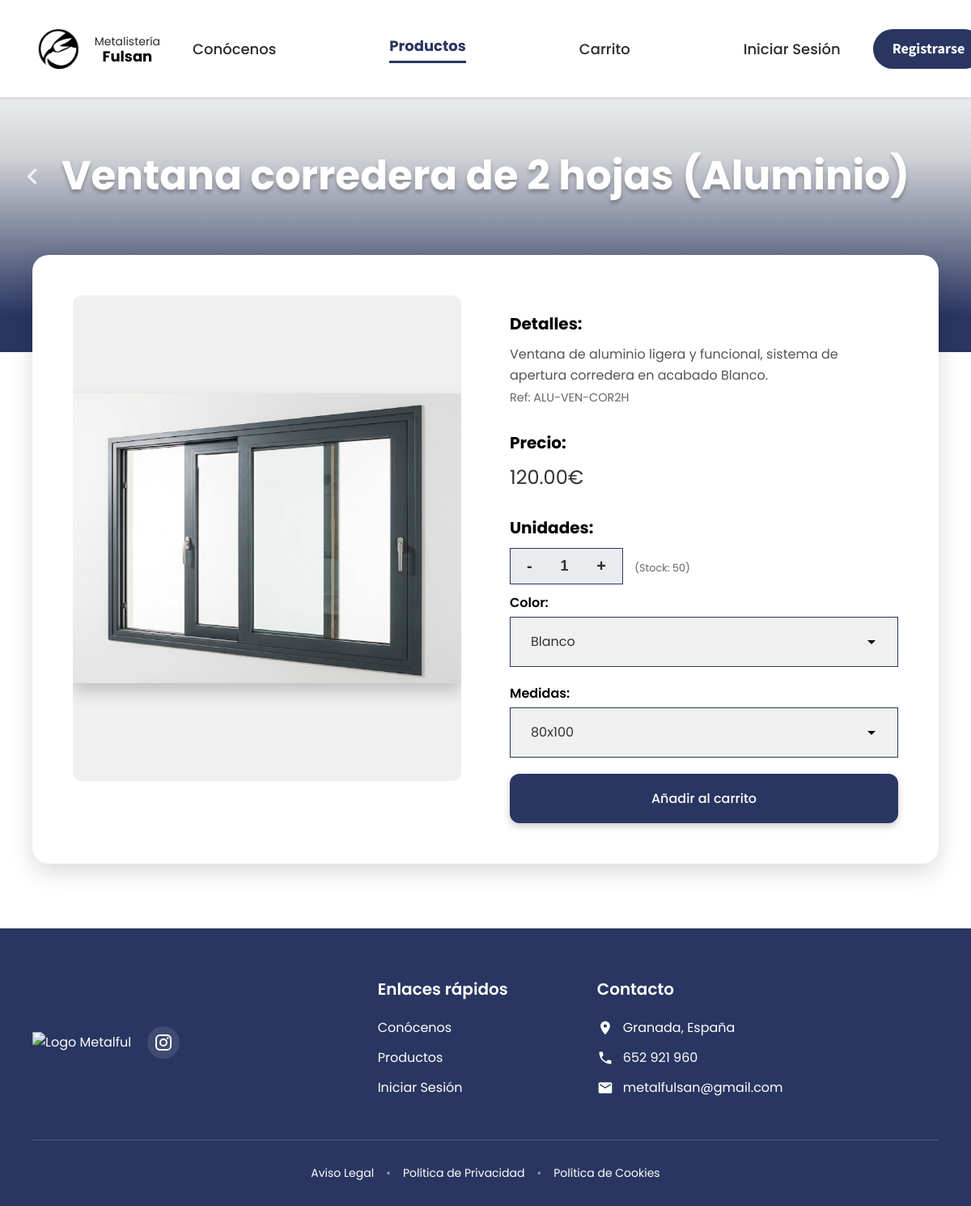
The app's page /Cliente/infoProducto.php?id=1 with its own data.
### tables this page shows
CREATE TABLE IF NOT EXISTS productos (
  id INT AUTO_INCREMENT PRIMARY KEY,
  referencia VARCHAR(40) NOT NULL,
  nombre VARCHAR(150) NOT NULL,
  descripcion TEXT,
  precio DECIMAL(10, 2) DEFAULT 0.00,
  imagen_url VARCHAR(255),
  id_material INT NOT NULL,
  id_categoria INT NOT NULL,
  medidas VARCHAR(50),
  stock INT DEFAULT 1,   
  color VARCHAR(30),
  FOREIGN KEY (id_material) REFERENCES materiales(id),
  FOREIGN KEY (id_categoria) REFERENCES categorias(id)
);

### Cliente/infoProducto.php (the view, shortened to what this page needs)
<?php
include '../conexion.php';
$id_producto = $_GET['id'];
try {
    $stmt = $conn->prepare("SELECT * FROM productos WHERE id = :id");
    $stmt->execute([':id' => $id_producto]);
    $producto = $stmt->fetch(PDO::FETCH_ASSOC);
    $stmt_var = $conn->prepare("SELECT id, color, medidas, stock FROM productos WHERE referencia = :ref");
    $stmt_var->execute([':ref' => $producto['referencia']]);
    $todas_las_variantes = $stmt_var->fetchAll(PDO::FETCH_ASSOC);
    $colores_disponibles = array_unique(array_column($todas_las_variantes, 'color'));
    $medidas_disponibles = array_unique(array_column($todas_las_variantes, 'medidas'));
} catch (PDOException $e) {
    die("Error de base de datos: " . $e->getMessage());
}
?>
<!DOCTYPE html>
<html lang="es">
<head>
    <link rel="stylesheet" href="../css/infoProducto.css">
</head>
<body>
    <div class="visitante-producto-detalle">
        <header class="cabecera">
            <div class="container">
                <div class="logo-main">
                    <a href="index.php" class="logo-link">
                        <img src="../imagenes/logo.png" alt="Logo Metalful">
                        <div class="logo-text">
                            <span>Metalistería</span>
                            <strong>Fulsan</strong>
                        </div>
                    </a>
                </div>
                <nav class="nav-bar">
                    <a href="conocenos.php">Conócenos</a>
                    <a href="productos.php" class="activo">Productos</a>
                    <a href="carrito.php">Carrito</a>
                    <a href="IniciarSesion.php">Iniciar Sesión</a>
                </nav>
                <div class="sign-in">
                    <a href="registro.php">Registrarse</a>
                </div>
            </div>
        </header>
        <section class="product-hero">
            <div class="container hero-content">
                <a href="productos.php" class="btn-back">
                    <svg xmlns="http://www.w3.org/2000/svg" viewBox="0 0 24 24" fill="white">
                        <path d="M15.41 7.41L14 6l-6 6 6 6 1.41-1.41L10.83 12z"/>
                    </svg>
                </a>
                <h1 class="product-title-main"><?php echo htmlspecialchars($producto['nombre']); ?></h1>
            </div>
        </section>
        <main class="product-main container">
            <div class="product-card">
                <div class="product-image-col">
                    <img src="../<?php echo htmlspecialchars($producto['imagen_url']); ?>"
                         alt="<?php echo htmlspecialchars($producto['nombre']); ?>"
                         onerror="this.src='https://via.placeholder.com/600x400?text=Imagen+No+Disponible'">
                </div>
                <div class="product-details-col">
                    <div class="detail-group">
                        <h3>Detalles:</h3>
                        <p class="detail-text"><?php echo htmlspecialchars($producto['descripcion']); ?></p>
                        <p style="color: #666; font-size: 0.9em; margin-top: 5px;">Ref: <?php echo $producto['referencia']; ?></p>
                    </div>
                    <div class="detail-group price-group">
                        <h3>Precio:</h3>
                        <span class="price-value"><?php echo number_format($producto['precio'], 2); ?>€</span>
                    </div>
                    <form action="carrito.php" method="POST" id="form-carrito">
                        <div class="detail-group quantity-group">
                            <h3>Unidades:</h3>
                            <div class="qty-selector">
                                <button type="button" class="qty-btn btn-menos">-</button>
                                <input type="number"
                                       name="cantidad"
                                       id="input-cantidad"
                                       value="1"
                                       min="1"
                                       max="<?php echo $producto['stock']; ?>"
                                       class="qty-input"
                                       style="width: 50px; text-align: center; border: none; background: transparent; font-weight: bold; font-size: 18px; color: #333; margin: 0 5px; outline: none; padding: 0;">
                                <button type="button" class="qty-btn btn-mas">+</button>
                            </div>
                            <span style="font-size: 0.8em; color: #666; margin-left: 10px;">
                                (Stock: <?php echo $producto['stock']; ?>)
                            </span>
                        </div>
                        <div class="selectors-container">
                            <div class="custom-select-wrapper">
                                <label style="display:block; margin-bottom:5px; font-weight:600;">Color:</label>
                                <select id="select-color" class="custom-select">
                                    <?php foreach ($colores_disponibles as $color): ?>
                                        <option value="<?php echo $color; ?>" <?php echo ($color == $producto['color']) ? 'selected' : ''; ?>>
                                            <?php echo ucfirst($color); ?>
                                        </option>
                                    <?php endforeach; ?>
                                </select>
                            </div>
                            <div class="custom-select-wrapper">
                                <label style="display:block; margin-bottom:5px; font-weight:600;">Medidas:</label>
                                <select id="select-medidas" class="custom-select">
                                    <?php foreach ($medidas_disponibles as $medida): ?>
                                        <option value="<?php echo $medida; ?>" <?php echo ($medida == $producto['medidas']) ? 'selected' : ''; ?>>
                                            <?php echo $medida; ?>
                                        </option>
                                    <?php endforeach; ?>
                                </select>
                            </div>
                        </div>
                        <button type="submit" class="btn-add-cart" style="display: block; width: 100%; text-align: center; text-decoration: none; border:none; font-family: inherit; font-size: 16px; cursor: pointer;">
                            Añadir al carrito
                        </button>
                    </form>
                </div>
            </div>
        </main>
        <footer class="footer">
            <div class="container">
                <div class="footer-content">
                    <div class="footer-logo-section">
                        <div class="logo-footer">
                            <img src="../imagenes/footer.png" alt="Logo Metalful">
                        </div>
                        <div class="redes">
                            <a href="https://www.instagram.com/metalfulsansl/" target="_blank" class="instagram-link">
                            </a>
                        </div>
                    </div>
                    <div class="footer-links">
                        <div class="enlaces-rapidos">
                            <h3>Enlaces rápidos</h3>
                            <ul>
                                <li><a href="conocenos.php">Conócenos</a></li>
                                <li><a href="productos.php">Productos</a></li>
                                <li><a href="IniciarSesion.php">Iniciar Sesión</a></li>
                            </ul>
                        </div>
                        <div class="contacto-footer">
                            <h3>Contacto</h3>
                            <ul>
                                <li><svg viewBox="0 0 24 24"><path d="M12 2C8.13 2 5 5.13 5 9c0 5.25 7 13 7 13s7-7.75 7-13c0-3.87-3.13-7-7-7zm0 9.5c-1.38 0-2.5-1.12-2.5-2.5s1.12-2.5 2.5-2.5 2.5 1.12 2.5 2.5-1.12 2.5-2.5 2.5z"/></svg><a href="#">Granada, España</a></li>
                                <li><svg viewBox="0 0 24 24"><path d="M6.62 10.79c1.44 2.83 3.76 5.14 6.59 6.59l2.2-2.2c.27-.27.67-.36 1.02-.24 1.12.37 2.33.57 3.57.57.55 0 1 .45 1 1V20c0 .55-.45 1-1 1-9.39 0-17-7.61-17-17 0-.55.45-1 1-1h3.5c.55 0 1 .45 1 1 0 1.25.2 2.45.57 3.57.11.35.03.74-.25 1.02l-2.2 2.2z"/></svg><a href="tel:652921960">652 921 960</a></li>
                                <li><svg viewBox="0 0 24 24"><path d="M20 4H4c-1.1 0-1.99.9-1.99 2L2 18c0 1.1.9 2 2 2h16c1.1 0 2-.9 2-2V6c0-1.1-.9-2-2-2zm0 4l-8 5-8-5V6l8 5 8-5v2z"/></svg><a href="mailto:metalfulsan@gmail.com">metalfulsan@gmail.com</a></li>
                            </ul>
                        </div>
                    </div>
                </div>
                <div class="footer-bottom">
                    <div class="politica-legal">
                        <a href="#">Aviso Legal</a><span>•</span><a href="#">Política de Privacidad</a><span>•</span><a href="#">Política de Cookies</a>
                    </div>
                </div>
            </div>
        </footer>
    </div>
</body>
</html>

### Cliente/infoProducto.php (style rules this page uses)
.qty-input { -moz-appearance: textfield; }

### records on screen
productos: nombre "Ventana corredera de 2 hojas (Aluminio)", imagen_url (picture), descripcion "Ventana de aluminio ligera y funcional, sistema de apertura corredera en acabado Blanco.", referencia "ALU-VEN-COR2H", precio "120.00", cantidad "1", stock "50", color "Blanco", medidas "80x100"
